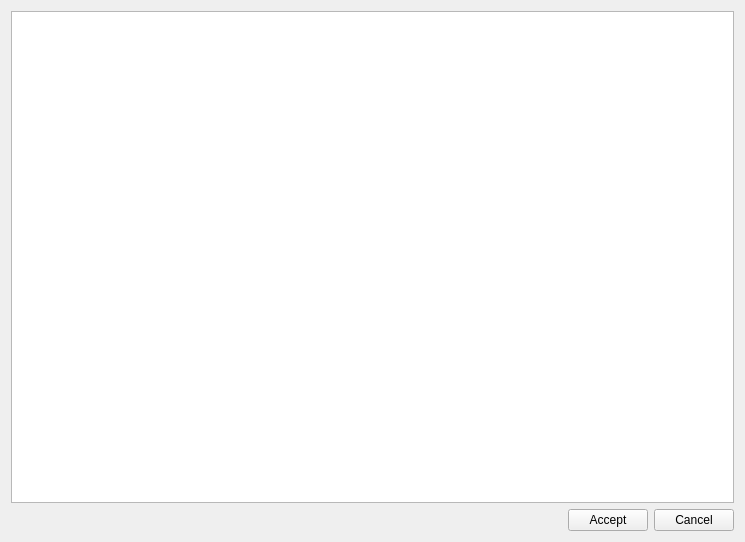
<?xml version="1.0" encoding="UTF-8"?>
<ui version="4.0">
 <class>Form</class>
 <widget class="QWidget" name="Form">
  <property name="geometry">
   <rect>
    <x>0</x>
    <y>0</y>
    <width>745</width>
    <height>542</height>
   </rect>
  </property>
  <property name="windowTitle">
   <string>Qt5 Form</string>
  </property>
  <layout class="QVBoxLayout" name="verticalLayout">
   <item>
    <widget class="QPlainTextEdit" name="plainTextEdit"/>
   </item>
   <item>
    <layout class="QHBoxLayout" name="horizontalLayout">
     <item>
      <spacer name="horizontalSpacer">
       <property name="orientation">
        <enum>Qt::Horizontal</enum>
       </property>
       <property name="sizeHint" stdset="0">
        <size>
         <width>40</width>
         <height>20</height>
        </size>
       </property>
      </spacer>
     </item>
     <item>
      <widget class="QPushButton" name="btnAccept">
       <property name="text">
        <string>Accept</string>
       </property>
      </widget>
     </item>
     <item>
      <widget class="QPushButton" name="btnCancel">
       <property name="text">
        <string>Cancel</string>
       </property>
      </widget>
     </item>
    </layout>
   </item>
  </layout>
 </widget>
 <resources/>
 <connections/>
</ui>
